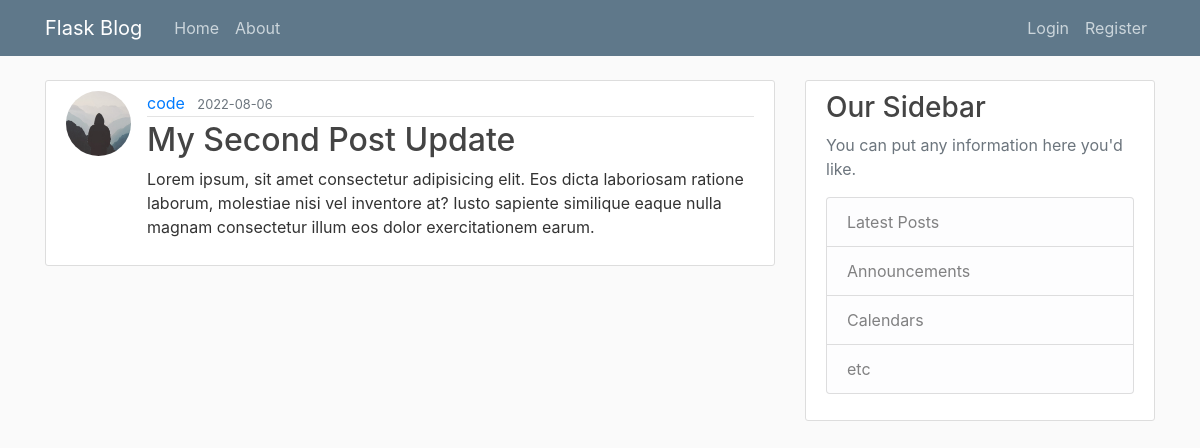
Screenshot of /post/2 with the database file from the repository.
### flaskblog/models.py (models this page shows, shortened)
class User(db.Model, UserMixin):
    id = db.Column(db.Integer, primary_key=True)
    username = db.Column(db.String(20), unique=True, nullable=False)
    email = db.Column(db.String(120), unique=True, nullable=False)
    image_file = db.Column(
        db.String(20), nullable=False, default='default.jpg')
    password = db.Column(db.String(60), nullable=False)
    posts = db.relationship('Post', backref='author', lazy=True)

class Post(db.Model):
    id = db.Column(db.Integer, primary_key=True)
    title = db.Column(db.String(100), nullable=False)
    date_posted = db.Column(
        db.DateTime, nullable=False, default=datetime.utcnow)
    content = db.Column(db.Text, nullable=False)
    user_id = db.Column(db.Integer, db.ForeignKey('user.id'), nullable=False)

### flaskblog/routes.py (the view)
@app.route('/post/<int:post_id>', methods=['GET', 'POST'])
def post(post_id):
    post = Post.query.get_or_404(post_id)
    return render_template('post.html', title=post.title, post=post)

### flaskblog/templates/post.html (shortened to what this page needs)
{% extends "base.html" %}
{% block content %}
<article class="media content-section">
    <img src="{{ url_for('static', filename='profile_pics/' + post.author.image_file) }}" alt="Picture"
        class="rounded-circle article-img">
    <div class="media-body">
        <div class="article-metadata">
            <a class="mr-2" href="#">{{ post.author.username }}</a>
            <small class="text-muted">{{ post.date_posted.strftime('%Y-%m-%d') }}</small>
        </div>
        <h2 class="article-title">{{ post.title }}</h2>
        <p class="article-content">{{ post.content }}</p>
    </div>
</article>
{% endblock %}

### flaskblog/static/main.css (style rules this page uses)
body { background: #fafafa; color: #333333; margin-top: 5rem; }
h1, h2, h3, h4, h5, h6 { color: #444444; }
.content-section { background: #ffffff; padding: 10px 20px; border: 1px solid #dddddd; border-radius: 3px; margin-bottom: 20px; }
.article-title { color: #444444; }
.article-content { white-space: pre-line; }
.article-img { height: 65px; width: 65px; margin-right: 16px; }
.article-metadata { padding-bottom: 1px; margin-bottom: 4px; border-bottom: 1px solid #e3e3e3 }

### rows the page displays
User: image_file (placeholder picture), author.username "code"
Post: date_posted "2022-08-06", title "My Second Post Update", content "Lorem ipsum, sit amet consectetur adipisicing elit. Eos dicta laboriosam ratione laborum, molestiae nisi vel inventore at? Iusto sapiente similique eaque nulla magnam consectetur illum eos dolor exercitationem earum."
